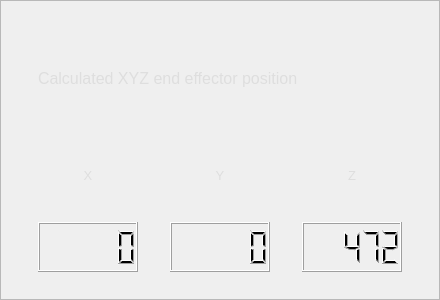
                  <widget class="QFrame" name="frame_fk_results">
                   <property name="sizePolicy">
                    <sizepolicy hsizetype="MinimumExpanding" vsizetype="Preferred">
                     <horstretch>0</horstretch>
                     <verstretch>0</verstretch>
                    </sizepolicy>
                   </property>
                   <property name="minimumSize">
                    <size>
                     <width>440</width>
                     <height>300</height>
                    </size>
                   </property>
                   <property name="maximumSize">
                    <size>
                     <width>16777215</width>
                     <height>16777215</height>
                    </size>
                   </property>
                   <property name="baseSize">
                    <size>
                     <width>440</width>
                     <height>300</height>
                    </size>
                   </property>
                   <property name="frameShape">
                    <enum>QFrame::StyledPanel</enum>
                   </property>
                   <property name="frameShadow">
                    <enum>QFrame::Raised</enum>
                   </property>
                   <layout class="QGridLayout" name="gridLayout_16">
                    <item row="1" column="0">
                     <widget class="QLabel" name="label_dh_X_2">
                      <property name="minimumSize">
                       <size>
                        <width>100</width>
                        <height>50</height>
                       </size>
                      </property>
                      <property name="maximumSize">
                       <size>
                        <width>100</width>
                        <height>50</height>
                       </size>
                      </property>
                      <property name="font">
                       <font>
                        <pointsize>10</pointsize>
                       </font>
                      </property>
                      <property name="layoutDirection">
                       <enum>Qt::LeftToRight</enum>
                      </property>
                      <property name="styleSheet">
                       <string notr="true">color: rgb(222, 222, 222);</string>
                      </property>
                      <property name="text">
                       <string>X</string>
                      </property>
                      <property name="alignment">
                       <set>Qt::AlignCenter</set>
                      </property>
                     </widget>
                    </item>
                    <item row="0" column="0" colspan="3">
                     <widget class="QLabel" name="label_dh_wynik_2">
                      <property name="minimumSize">
                       <size>
                        <width>300</width>
                        <height>100</height>
                       </size>
                      </property>
                      <property name="maximumSize">
                       <size>
                        <width>350</width>
                        <height>100</height>
                       </size>
                      </property>
                      <property name="font">
                       <font>
                        <pointsize>12</pointsize>
                       </font>
                      </property>
                      <property name="styleSheet">
                       <string notr="true">color: rgb(222, 222, 222);</string>
                      </property>
                      <property name="text">
                       <string>Calculated XYZ end effector position</string>
                      </property>
                     </widget>
                    </item>
                    <item row="1" column="2">
                     <widget class="QLabel" name="label_dh_Z_2">
                      <property name="minimumSize">
                       <size>
                        <width>100</width>
                        <height>50</height>
                       </size>
                      </property>
                      <property name="maximumSize">
                       <size>
                        <width>100</width>
                        <height>50</height>
                       </size>
                      </property>
                      <property name="font">
                       <font>
                        <pointsize>10</pointsize>
                       </font>
                      </property>
                      <property name="styleSheet">
                       <string notr="true">color: rgb(222, 222, 222);</string>
                      </property>
                      <property name="text">
                       <string>Z</string>
                      </property>
                      <property name="alignment">
                       <set>Qt::AlignCenter</set>
                      </property>
                     </widget>
                    </item>
                    <item row="1" column="1">
                     <widget class="QLabel" name="label_dh_Y_2">
                      <property name="minimumSize">
                       <size>
                        <width>100</width>
                        <height>50</height>
                       </size>
                      </property>
                      <property name="maximumSize">
                       <size>
                        <width>100</width>
                        <height>50</height>
                       </size>
                      </property>
                      <property name="font">
                       <font>
                        <pointsize>10</pointsize>
                       </font>
                      </property>
                      <property name="styleSheet">
                       <string notr="true">color: rgb(222, 222, 222);</string>
                      </property>
                      <property name="text">
                       <string>Y</string>
                      </property>
                      <property name="alignment">
                       <set>Qt::AlignCenter</set>
                      </property>
                     </widget>
                    </item>
                    <item row="2" column="0">
                     <widget class="QLCDNumber" name="lcdNumber_dh_X_2">
                      <property name="minimumSize">
                       <size>
                        <width>100</width>
                        <height>50</height>
                       </size>
                      </property>
                      <property name="maximumSize">
                       <size>
                        <width>100</width>
                        <height>50</height>
                       </size>
                      </property>
                      <property name="smallDecimalPoint">
                       <bool>false</bool>
                      </property>
                     </widget>
                    </item>
                    <item row="2" column="1">
                     <widget class="QLCDNumber" name="lcdnumber_dh_Y_2">
                      <property name="minimumSize">
                       <size>
                        <width>100</width>
                        <height>50</height>
                       </size>
                      </property>
                      <property name="maximumSize">
                       <size>
                        <width>100</width>
                        <height>50</height>
                       </size>
                      </property>
                      <property name="smallDecimalPoint">
                       <bool>false</bool>
                      </property>
                     </widget>
                    </item>
                    <item row="2" column="2">
                     <widget class="QLCDNumber" name="lcdnumber_dh_Z_2">
                      <property name="minimumSize">
                       <size>
                        <width>100</width>
                        <height>50</height>
                       </size>
                      </property>
                      <property name="maximumSize">
                       <size>
                        <width>100</width>
                        <height>50</height>
                       </size>
                      </property>
                      <property name="smallDecimalPoint">
                       <bool>false</bool>
                      </property>
                      <property name="value" stdset="0">
                       <double>472.000000000000000</double>
                      </property>
                      <property name="intValue" stdset="0">
                       <number>472</number>
                      </property>
                     </widget>
                    </item>
                   </layout>
                  </widget>
